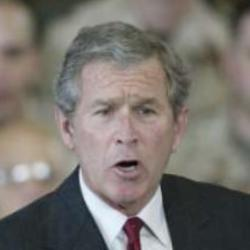
#> input picture images/George_W_Bush/1.jpg, 250 x 250 px, found by its file name
$ jupyter execute --allow-errors workshop_cv.ipynb   (shell and % lines are left out)
#> lines starting #> are read from the running program, lines starting #| are printed output that depends on the picture
## **Siapin dataset**

[cell 1]
import os
import cv2
import numpy as np
import matplotlib.pyplot as plt

[cell 2]
def load_image(image_path):
#> called with image_path = '/content/images/George_W_Bush/1.jpg'
  image = cv2.imread(image_path)
#> image is the input picture: shape (250, 250, 3); mean B, G, R 109.5, 115, 120.1
  if image is None:
    print(f'Error: Could not load image.')
    return None, None
  gray = cv2.cvtColor(image, cv2.COLOR_BGR2GRAY)
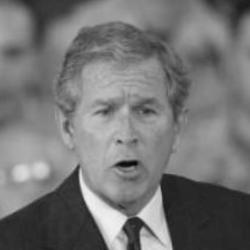
#> gray: shape (250, 250); min 6, max 243, mean 115.9
  return image, gray

  #yg dipake grayscalenya

[cell 3]
#load_image('/content/images/George_W_Bush/1.jpg')

[cell 4]
#yg itu kan masih angka, gmn kalo kita mau munculin gambarnya?

sample_image, sample_image_gray = load_image('/content/images/George_W_Bush/1.jpg')

[cell 5]
sample_image_rgb = cv2.cvtColor(sample_image, cv2.COLOR_BGR2RGB)
plt.imshow(sample_image_rgb)

[cell 6]
from google.colab.patches import cv2_imshow
cv2_imshow(sample_image)

#lokal
#cv2.imshow(sample_image)

[cell 7]
dataset_dir = '/content/images'
images = []
labels = []
for root, dirs, files in os.walk(dataset_dir):
  if len(files) == 0:
    continue
  for f in files:
    _, image = load_image(os.path.join(root, f))
    if image is None:
      continue
    images.append(image)
    labels.append(root.split('/')[-1])
#> pass 2 of the loop `for root, dirs, files in os.walk(dataset_dir):`:
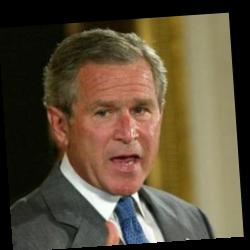
#> input picture images/George_W_Bush/10.jpg, 250 x 250 px
#> in load_image, image is the input picture: shape (250, 250, 3); mean B, G, R 56.9, 77.2, 90.3
#> in load_image (call 2), `gray = cv2.cvtColor(image, cv2.COLOR_BGR2GRAY)`:
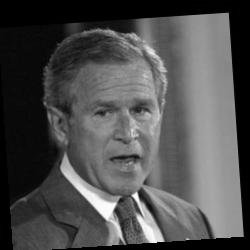
#> gray: shape (250, 250); min 0, max 255, mean 78.8

[cell 8]
print(len(labels))

#bisa juga
#(len(labels))

# **Face detection**

[cell 9]
face_cascade = cv2.CascadeClassifier(cv2.data.haarcascades + 'haarcascade_frontalface_default.xml')

[cell 10]
def detect_faces(image_gray, scale_factor=1.1, min_neighbors=5, min_size=(30, 30)):
#> called with scale_factor = 1.1, min_neighbors = 5, min_size = (50, 50)
  faces = face_cascade.detectMultiScale(
    image_gray,
    scaleFactor=scale_factor,
    minNeighbors=min_neighbors,
    minSize=min_size
  )
#> faces = [[64, 63, 121, 121]]
  return faces

[cell 11]
#kalo mau default
#detect_faces(sample_image_gray)

#kalo mau diutakatik
sample_faces = detect_faces(sample_image_gray, min_size=(50,50))
#> sample_faces = [[64, 63, 121, 121]]

#hasil deteksi = [x, y, w, h]
#koordinat mukanya. bukan dari 0,0. tp mukanya aja.

# **Cropping faces**

[cell 12]
#defaultnya return false krn cuma ngembaliin satu gambar yg paling besar.
#kalo return true tar ngembaliin semua gambar.

def crop_faces(image_gray, faces, return_all=False):
#> called with faces = array of shape (1, 4), return_all = False
  cropped_faces = []
  selected_faces = []
  if len(faces) > 0:
    if return_all:
      for x, y, w, h in faces:
        selected_faces.append((x, y, w, h))
        cropped_faces.append(image_gray[y:y+h, x:x+w])
    else:
      x, y, w, h = max(faces, key=lambda rect: rect[2] * rect[3])
#> x = 64; y = 63; w = 121; h = 121
      selected_faces.append((x, y, w, h))
      cropped_faces.append(image_gray[y:y+h, x:x+w])
  return cropped_faces, selected_faces

[cell 13]
cropped_faces, _ = crop_faces(sample_image_gray, sample_faces)
#> cropped_faces = 1 item

[cell 14]
#menampilkan wajah pertama yg dah dicrop
plt.imshow(cropped_faces[0], cmap='gray')
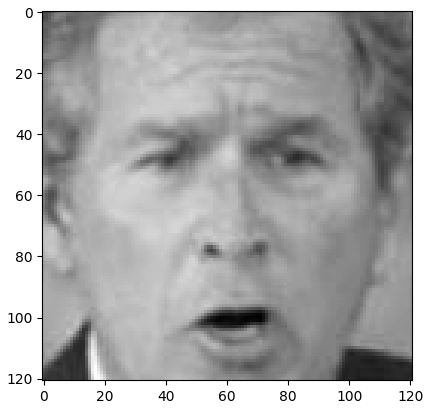
#> figure drawn by matplotlib, 1 panel

## **Face Recognition**

python cukup lambat dibandingkan c.

tp knp masih banyak dipakai? krn mudah.

trs dibelakangyna python itu ada c.
machine learning itu: c - python - output

knp bisa cepet? krn dibelakangyna ada bahasa yg lebih cepet.

[cell 15]
#pake library bawaan resize
face_size = (128, 128) #128 x 128 -> 16384

def resize_and_flatten(face):
    face_resized = cv2.resize(face, face_size)
    face_flattened = face_resized.flatten()
    return face_flattened
#abis di resize trus di flatten. dari yg 2d jadi 1d. knp? krn eigenface ngubah jadi 1d.

[cell 16]
X = [] #datanya
y = [] #labelnya

for image, label in zip(images, labels):
  faces = detect_faces(image)
  cropped_faces, _ = crop_faces(image, faces)
  if len(cropped_faces) > 0:
    face_flattened = resize_and_flatten(cropped_faces[0])
    X.append(face_flattened)
    y.append(label)
#> this loop made 3 passes
#> pass 1, in resize_and_flatten, `face_resized = cv2.resize(face, face_size)`:
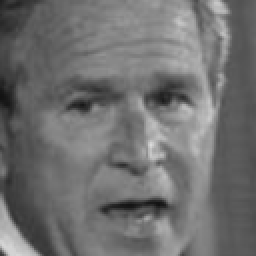
#> face_resized: shape (128, 128) (shown 2 times larger); min 18, max 219, mean 111.6
#> pass 2, in resize_and_flatten (call 2), `face_resized = cv2.resize(face, face_size)`:
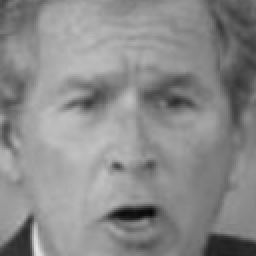
#> face_resized: shape (128, 128) (shown 2 times larger); min 7, max 230, mean 138.2
#> pass 3, in resize_and_flatten (call 3), `face_resized = cv2.resize(face, face_size)`:
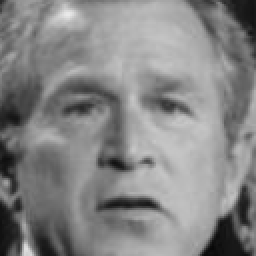
#> face_resized: shape (128, 128) (shown 2 times larger); min 8, max 233, mean 133

X = np.array(X)
y = np.array(y)

#backend nya numpy pake c

[cell 17]
X.shape
#> Out = (3, 16384)

[cell 18]
from sklearn.model_selection import train_test_split

X_train, X_test, y_train, y_test = train_test_split(X, y, test_size=0.3, random_state=177, stratify=y)

[cell 19]
#mean centering mirip normalisasi(?)
from sklearn.base import BaseEstimator, TransformerMixin

class MeanCentering(BaseEstimator, TransformerMixin):
  def fit(self, X, y=None):
    self.mean_face = np.mean(X, axis=0)
    return self
  def transform(self, X):
    return X - self.mean_face

[cell 20]
#eigenfaces ada PCA (reduksi dimensi) sama SVM (utk klasifikasi)
from sklearn.pipeline import Pipeline
from sklearn.svm import SVC
from sklearn.decomposition import PCA

pipe = Pipeline([
 ('centering', MeanCentering()),
 ('pca', PCA(svd_solver='randomized', whiten=True, random_state=177)),
 ('svc', SVC(kernel='linear', random_state=177))
])

#dg eigenfaces kita bisa bikin pipleine proses

[cell 21]
from sklearn.metrics import classification_report

#> (the rest of this cell did not finish here and is left out)

[cell 22]
n_components = len(pipe[1].components_)

ncol = 4
nrow = (n_components + ncol - 1) // ncol
fig, axes = plt.subplots(nrow, ncol, figsize=(10, 2.5*nrow),
subplot_kw={'xticks':[], 'yticks':[]})

eigenfaces = pipe[1].components_.reshape((n_components,
X_train.shape[1]))
#> (the rest of this cell did not finish here and is left out)

[cell 23]
import pickle

with open('eigenface_pipeline.pkl', 'wb') as f:
    pickle.dump(pipe, f)

[cell 24]
def get_eigenface_score(X):
  X_pca = pipe[:2].transform(X)
  eigenface_scores = np.max(pipe[2].decision_function(X_pca), axis=1)
  return eigenface_scores

[cell 25]
def eigenface_prediction(image_gray):
    faces = detect_faces(image_gray)
#> faces = [[64, 63, 121, 121]]
    cropped_faces, selected_faces = crop_faces(image_gray, faces)
#> cropped_faces = 1 item; selected_faces = [(64, 63, 121, 121)]

    if len(cropped_faces) == 0:
        return 'No face detected.'

    X_face = []
    for face in cropped_faces:
        face_flattened = resize_and_flatten(face)
        X_face.append(face_flattened)
#> this loop made 1 pass
#> after the loop, X_face = 1 item
    X_face = np.array(X_face)
    labels = pipe.predict(X_face)
    scores = get_eigenface_score(X_face)

    return scores, labels, selected_faces

#> (a cell that did not finish here is left out)

#> (a cell that did not finish here is left out)

#> (a cell that did not finish here is left out)

[cell 29]
sample_faces
#> Out = [[64, 63, 121, 121]]
